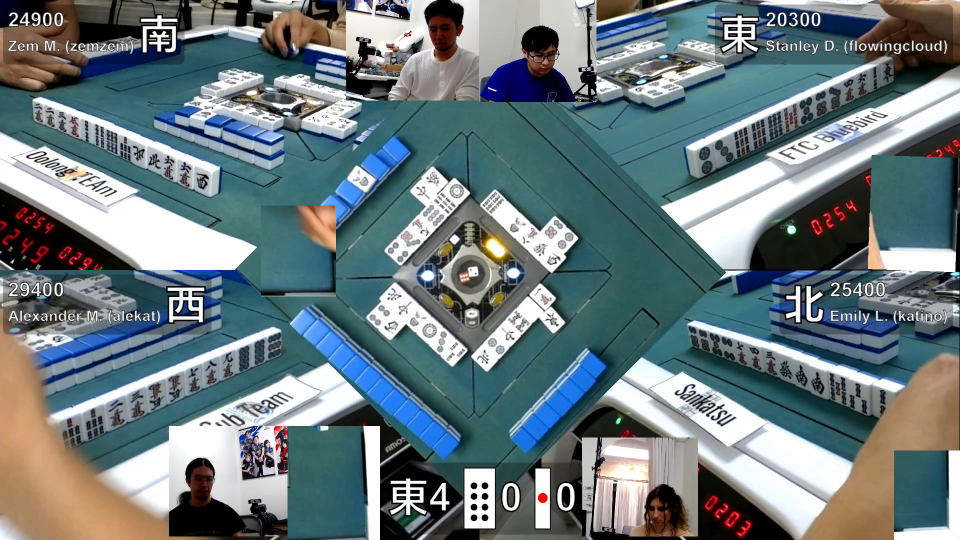
#> input picture tests/data/pml_e4_h0.jpg, 1920 x 1080 px (shown at 1/2 size)
$ python -i calm.py   (imports and definitions only)
#> lines starting #> are read from the running program, lines starting #| are printed output that depends on the picture; after the words box and inside, x2 and y2 are one past the last pixel; in counts of white or black regions, pixels touching at a corner belong together
#> further down, picture is the input picture: shape (1080, 1920, 3); mean B, G, R 127.4, 123.3, 108.6
# Copyright 2026 video2tenhou contributors
# SPDX-License-Identifier: Apache-2.0

"""Stage 2: motion / occlusion per region at 2 fps -> calm and disturbed intervals.

Scores are computed once for the whole video and stored
(`work/<video>/calm_scores.npz`: t, regions, motion, skin); intervals are
derived from thresholds afterwards so the thresholds can be tuned without
another pass. Regions are rendered cheaply here (scale 1, one de-rotation
per frame), which is enough for motion and skin.
"""

from __future__ import annotations

import hashlib
import json
import logging
import zlib
from contextlib import contextmanager
from dataclasses import dataclass
from itertools import groupby
from pathlib import Path
from tempfile import NamedTemporaryFile
from typing import TYPE_CHECKING
from zipfile import BadZipFile

import cv2
import numpy as np

from . import video
from .cache import source_identity
from .files import atomic_write_text
from .layout import CORNERS, Calibration

if TYPE_CHECKING:
    from collections.abc import Callable, Iterable, Iterator


REGIONS = (
    [f"pond:{c}" for c in CORNERS]
    + [f"hand:{c}" for c in CORNERS]
    + [f"meld:{c}" for c in CORNERS]
)
MOTION_THR = 4.0  # mean abs gray difference between consecutive samples (0.5 s apart)
# skin fraction above the region's own baseline (its 20th percentile: static content)
SKIN_THR = 0.05
# score file version; 1 pads crops crossing the image edge with uniform black
SCORE_VERSION = 1
MIN_CALM_SAMPLES = 3  # >= 1 s at 2 fps
# read floor: no region goes longer than this (one turn cycle) without a read
MAX_GAP = 15.0
# the read floor's single frames must be this still (x MOTION_THR): a frame in motion
# shows tiles being moved, and at the end of a hand, pushed into the table
FLOOR_MOTION = 1.5


LOGGER = logging.getLogger("video2tenhou.calm")


# [24 lines left out: functions region_key, geometry_key, not called in this run]


def skin_mask(bgr: np.ndarray) -> np.ndarray:
    """Return a binary HSV/YCrCb skin estimate for relative occlusion scoring."""
    hsv = cv2.cvtColor(bgr, cv2.COLOR_BGR2HSV)
#> hsv: shape (1080, 1920, 3); mean H, S, V 73.3, 86.1, 135.9
    ycc = cv2.cvtColor(bgr, cv2.COLOR_BGR2YCrCb)
#> ycc: shape (1080, 1920, 3); mean of channels 0, 1, 2 119.4, 120.3, 132.6
    m1 = cv2.inRange(hsv, (0, 30, 60), (25, 180, 255))
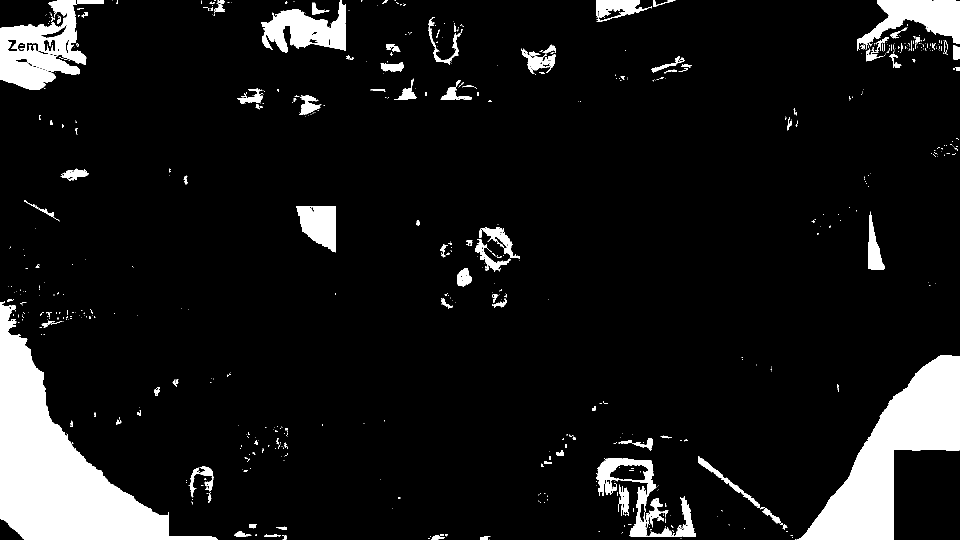
#> m1: shape (1080, 1920) (shown at 1/2 size); 9.4% white; 765 white regions (635 under 20 px), largest, box (x1, y1, x2, y2) and area: (0, 603, 436, 1080) 68665, (1593, 710, 1919, 1080) 46849, (0, 0, 208, 180) 17294
    m2 = cv2.inRange(ycc, (0, 135, 85), (255, 180, 135))
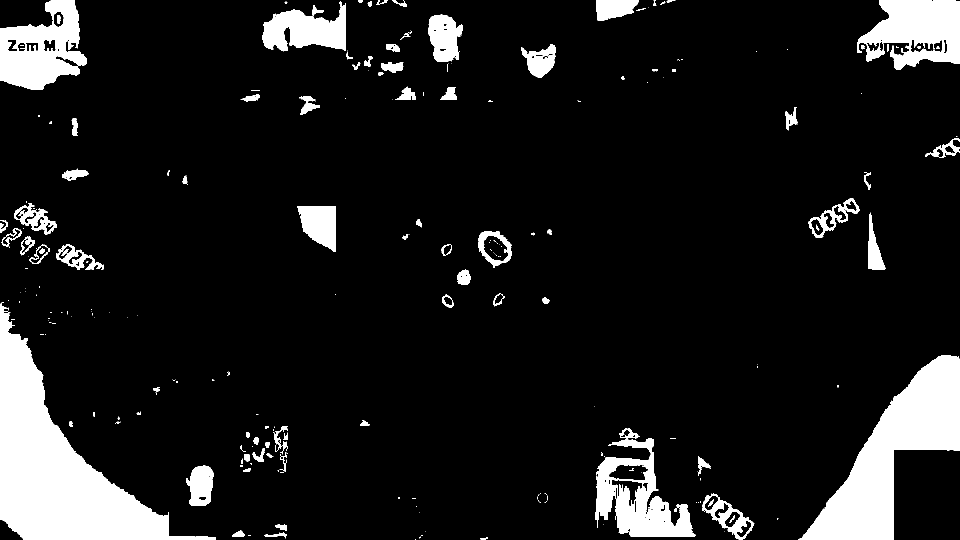
#> m2: shape (1080, 1920) (shown at 1/2 size); 11% white; 280 white regions (178 under 20 px), largest, box (x1, y1, x2, y2) and area: (0, 606, 432, 1080) 67872, (1596, 710, 1920, 1080) 46617, (1714, 0, 1920, 140) 19254
    return cv2.bitwise_and(m1, m2)
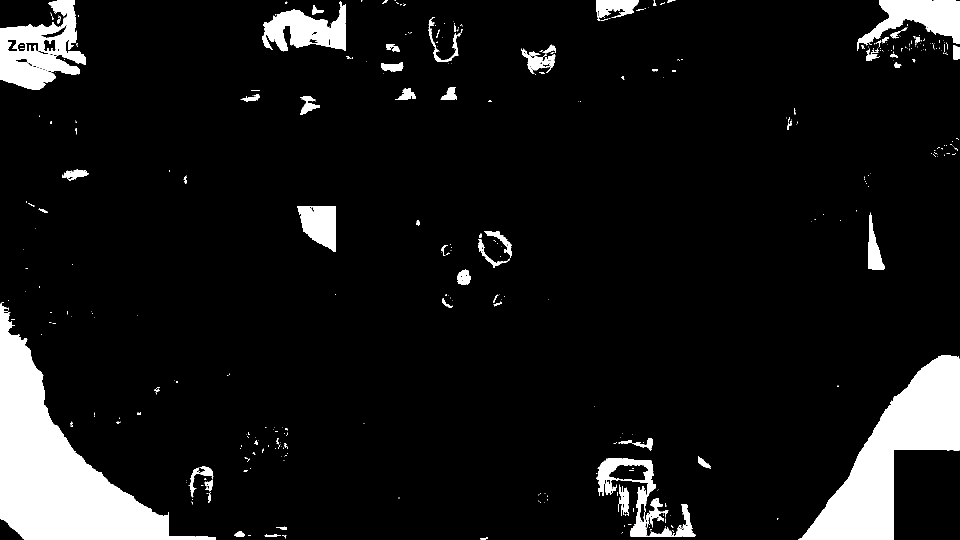
#> returned value: shape (1080, 1920) (shown at 1/2 size); 8.8% white; 477 white regions (389 under 20 px), largest, box (x1, y1, x2, y2) and area: (0, 606, 432, 1080) 67543, (1596, 710, 1919, 1080) 46454, (0, 0, 172, 180) 16529


# [67 lines left out: functions cheap_regions, _opencv_threads, scores, not called in this run]


@dataclass
class Interval:
    """A motion-scored region span; partial spans cannot establish tile absence."""

    region: str
    t0: float
    t1: float
    n: int
    calm: bool
    motion: float
    skin: float
    # read floor: still frames with an arm over the region, or the stillest frames of a
    # blind span
    partial: bool = False

    # [21 lines left out: functions to_dict, _runs, not called in this run]


@dataclass(frozen=True, kw_only=True)
class CalmThresholds:
    """Stillness, occlusion and coverage thresholds used to derive read intervals."""

    motion: float = MOTION_THR
    skin: float = SKIN_THR
    min_samples: int = MIN_CALM_SAMPLES
    max_gap: float = MAX_GAP


DEFAULT_THRESHOLDS = CalmThresholds()


# [33 lines left out: function intervals, not called in this run]


@dataclass
class RegionMotion:
    """Motion and skin samples for one named region on the common time axis."""

    name: str
    ts: np.ndarray
    motion: np.ndarray
    skin: np.ndarray

    # [206 lines left out: functions floor, fill_gaps, run_calm, summary, not called in this run]

>>> import cv2
>>> picture = cv2.imread('../../tests/data/pml_e4_h0.jpg')
>>> result = skin_mask(picture)

$ run again, on tests/data/pml_s4_h0_negative.jpg
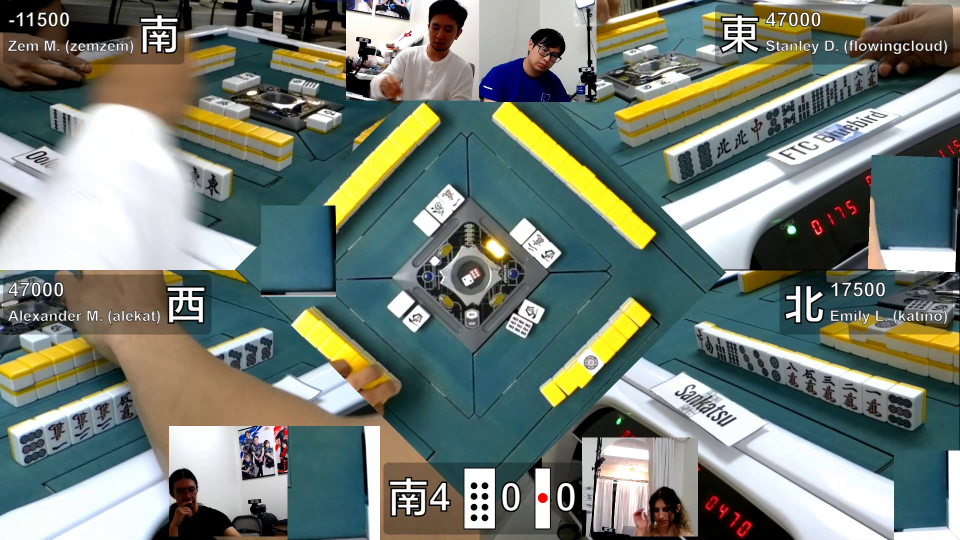
#> input picture tests/data/pml_s4_h0_negative.jpg, 1920 x 1080 px (shown at 1/2 size)
#> picture is the input picture: shape (1080, 1920, 3); mean B, G, R 117.6, 126.5, 116.8
#> hsv: shape (1080, 1920, 3); mean H, S, V 69.3, 87.4, 135.9
#> ycc: shape (1080, 1920, 3); mean of channels 0, 1, 2 122.5, 123.9, 125.2
#> in skin_mask, `m1 = cv2.inRange(hsv, (0, 30, 60), (25, 180, 255))`:
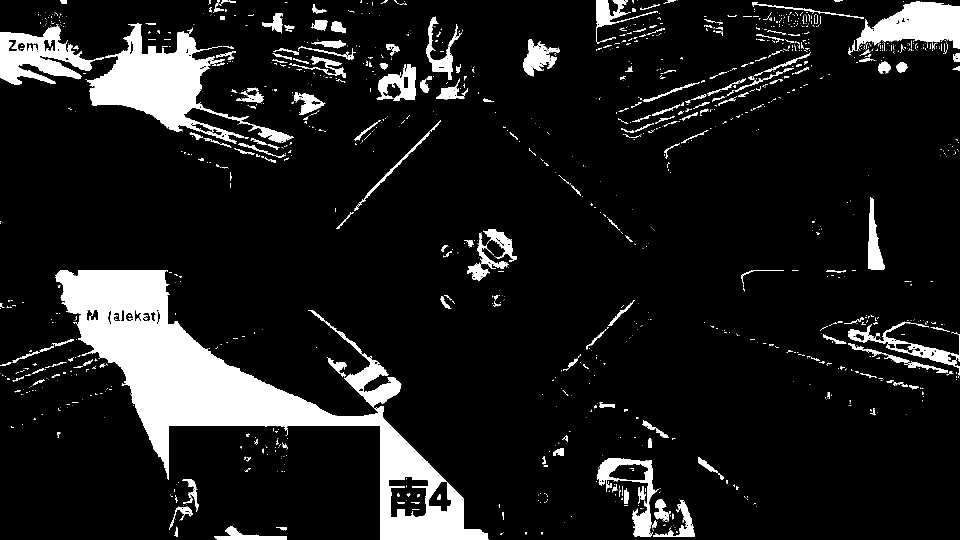
#> m1: shape (1080, 1920) (shown at 1/2 size); 11.1% white; 1754 white regions (1437 under 20 px), largest, box (x1, y1, x2, y2) and area: (111, 540, 978, 1080) 110051, (174, 46, 581, 288) 30565, (1712, 2, 1920, 102) 12110
#> m2: shape (1080, 1920); 12.7% white; 945 white regions (671 under 20 px), largest, box (x1, y1, x2, y2) and area: (112, 540, 970, 1080) 110716, (0, 44, 520, 312) 44885, (1506, 4, 1920, 152) 21912
#> in skin_mask, `return cv2.bitwise_and(m1, m2)`:
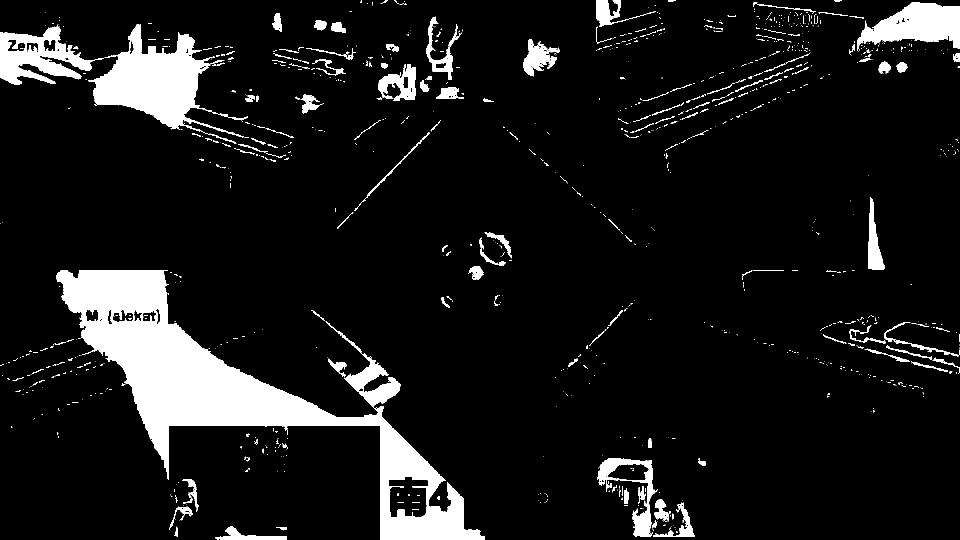
#> returned value: shape (1080, 1920) (shown at 1/2 size); 9.8% white; 1331 white regions (1073 under 20 px), largest, box (x1, y1, x2, y2) and area: (112, 540, 970, 1080) 106933, (176, 48, 496, 275) 26689, (1714, 4, 1920, 102) 11774
